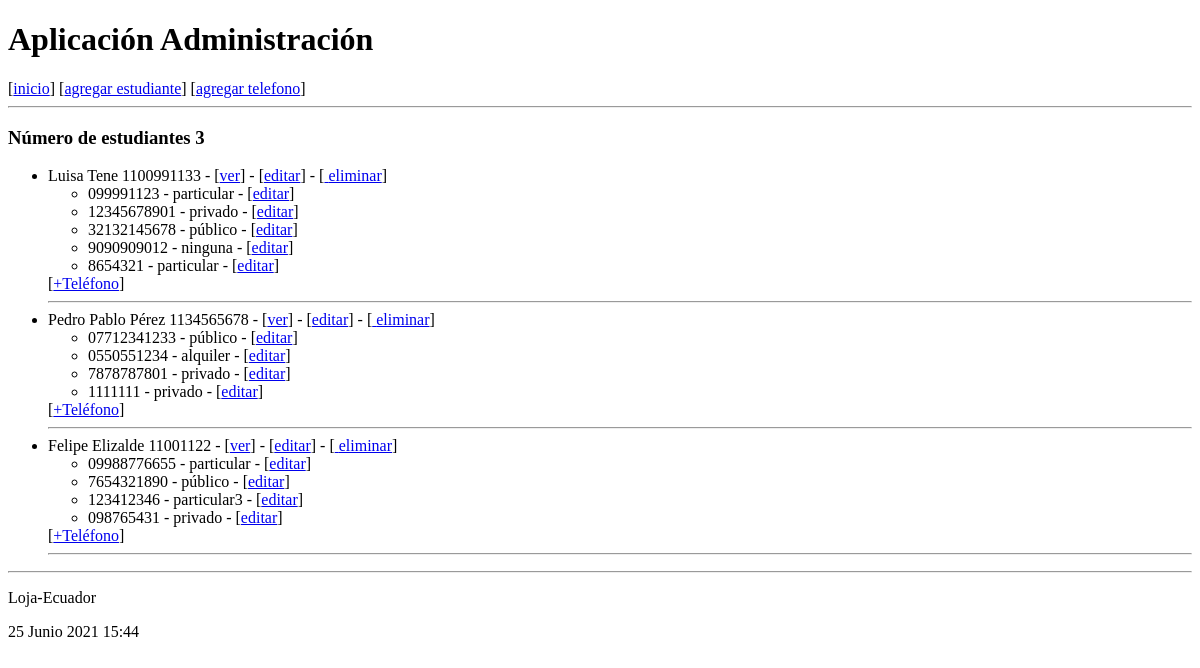
Before: / with the older database file.
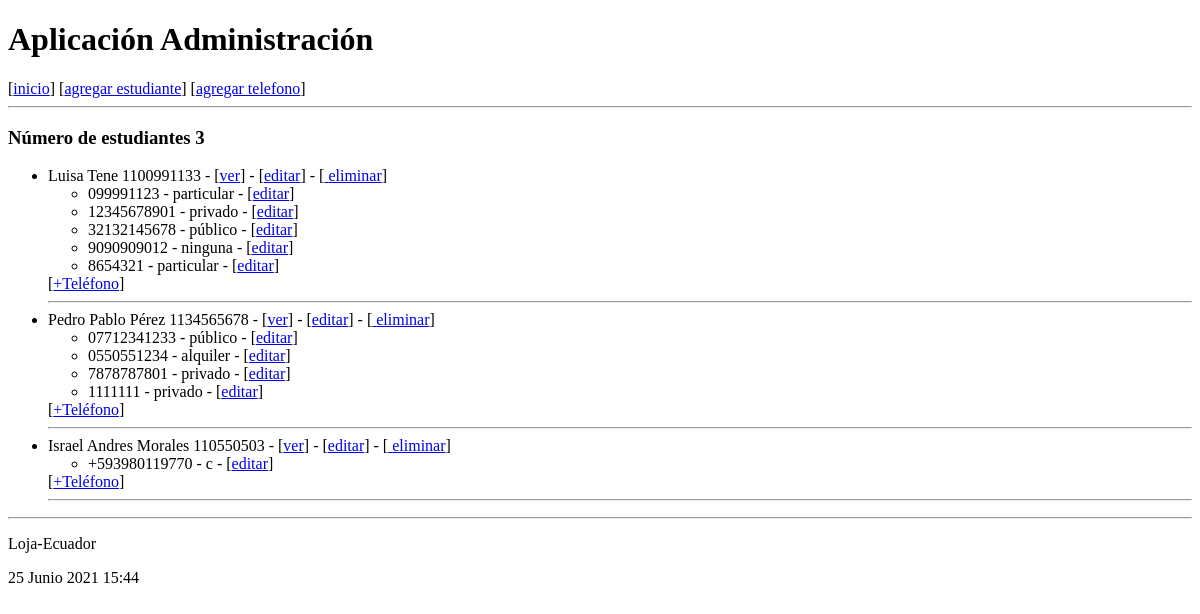
After: the same page with the newer database file.
### administrativo/models.py (models this page shows, shortened)
class Estudiante(models.Model):
    nombre = models.CharField(max_length=30)
    apellido = models.CharField(max_length=30)
    cedula = models.CharField(max_length=30, unique=True)
    def __str__(self):
        return "%s %s %s" % (self.nombre,
                self.apellido,
                self.cedula)

class NumeroTelefonico(models.Model):
    telefono = models.CharField(max_length=100)
    tipo = models.CharField(max_length=100)
    estudiante = models.ForeignKey(Estudiante, on_delete=models.CASCADE,
            related_name="numeros_telefonicos")

### administrativo/views.py (the view)
# urls.py: path('', views.index, name='index'),
def index(request):
    estudiantes = Estudiante.objects.all()
    informacion_template = {'estudiantes': estudiantes, 'numero_estudiantes': len(estudiantes)}
    return render(request, 'index.html', informacion_template)

### administrativo/templates/index.html (shortened to what this page needs)
{% extends "master.html" %}
{% block content %}
<h3>Número de estudiantes {{ numero_estudiantes }}</h3>
<ul>
 {% for e in estudiantes %}
  <li>
    {{e}} - [<a href="{% url 'obtener_estudiante' e.id %}">ver</a>] -
    [<a href="{% url 'editar_estudiante' e.id %}">editar</a>] -
    [<a href="{% url 'eliminar_estudiante' e.id %}"
      onclick="return confirm('¿Está seguro de la eliminación?')" >
      eliminar</a>]
      <ul>
        {% for t in e.numeros_telefonicos.all %}
          <li>
            <span>{{t.telefono}} - {{t.tipo}} - [<a href="{% url 'editar_numero_telefonico' t.id %}">editar</a>] </span>
          </li>
        {% endfor %}
      </ul>
    [<a href="{% url 'crear_numero_telefonico_estudiante' e.id%}">+Teléfono</a>]
  </li>
  <hr />
{% endfor %}
</ul>
{% endblock %}

### administrativo/templates/master.html (shortened to what this page needs)
<!DOCTYPE html>
<html>
  <head>
  </head>
  <body>
    <h1>Aplicación Administración </h1>
    <nav>
      [<a href="{% url 'index' %}">inicio</a>]
      [<a href="{% url 'crear_estudiante' %}">agregar estudiante</a>]
      [<a href="{% url 'crear_numero_telefonico' %}">agregar telefono</a>]
    </nav>
    <hr>
      {% block content %}
      {% endblock %}
    <hr>
    <footer>
      <p>Loja-Ecuador</p>
      <p>{% now "j F Y H:i" %}</p>
    </footer>
  </body>
</html>

Changed rows visible on the page:
removed Estudiante: nombre+apellido+cedula "Felipe Elizalde 11001122"
removed NumeroTelefonico: telefono "09988776655", tipo "particular", shown under "Felipe Elizalde 11001122"
removed NumeroTelefonico: telefono "7654321890", tipo "público", shown under "Felipe Elizalde 11001122"
removed NumeroTelefonico: telefono "123412346", tipo "particular3", shown under "Felipe Elizalde 11001122"
removed NumeroTelefonico: telefono "098765431", tipo "privado", shown under "Felipe Elizalde 11001122"
added Estudiante: nombre+apellido+cedula "Israel Andres Morales 110550503"
added NumeroTelefonico: telefono "+593980119770", tipo "c", shown under "Israel Andres Morales 110550503"
